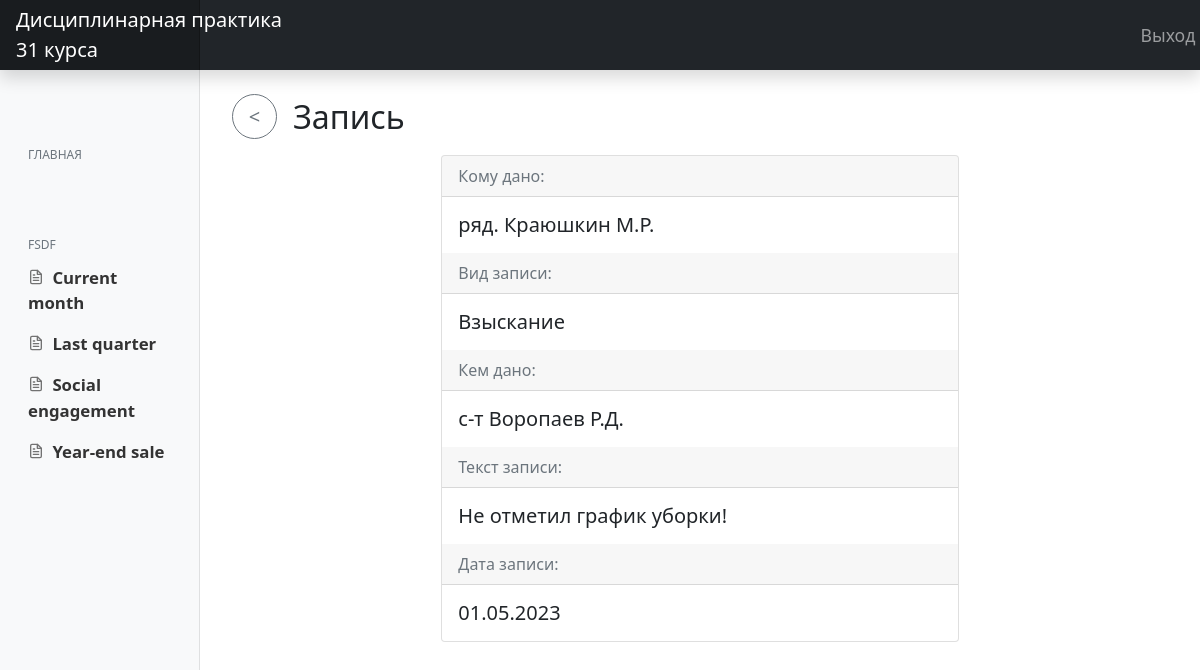
/my_notes/vzyiskanie-ne-otmetil-grafik-uborki-f158d3fa/, run on the app's committed database.
### main/models.py (models this page shows, shortened)
class Note(models.Model):
    TYPENOTE_CHOICES = (
        ('Поощрение', 'Поощрение'),
        ('Взыскание', 'Взыскание'),
        ('Снятие ранее применённого взыскания', 'Снятие ранее применённого взыскания'),
    )
    cadet = models.ForeignKey(settings.AUTH_USER_MODEL, on_delete=models.CASCADE, related_name='note_for_cadet',
                              verbose_name='Кому')
    type = models.CharField('Вид записи', choices=TYPENOTE_CHOICES, max_length=40)
    who_gave = models.ForeignKey(settings.AUTH_USER_MODEL, on_delete=models.CASCADE, related_name='note_who_gave',
                                 verbose_name='Кем дано')
    text = models.TextField('Текст записи')
    date = models.DateField('Дата')
    check_active = models.BooleanField('Активно', default=True)
    slug = models.SlugField(max_length=255, unique=True, db_index=True, blank=True)
    class Meta:
        verbose_name = 'Запись'
        verbose_name_plural = 'Записи'

class CustomUser(AbstractUser):
    LS = 1
    KO = 2
    KG = 3
    KOF = 4
    ST = 5
    NK = 6
    ROLE_CHOICES = (
        (LS, 'Курсант'),
        (KO, 'Командир отделения'),
        (KG, 'Командир группы'),
        (KOF, 'Курсовой офицер'),
        (ST, 'Старшина курса'),
        (NK, 'Начальник курса')
    )
    RANG_CHOICES = (
        ('ряд.', 'Рядовой'),
        ('мл.с-т', 'Мл.Сержант'),
        ('с-т', 'Сержант'),
        ('ст.с-т', 'Ст.Сержант'),
        ('пр-к', 'Прапорщик'),
        ('ст.пр-к', 'Ст.Прапорщик'),
        ('л-т', 'Лейтенант'),
        ('ст.л-т', 'Ст.Лейтенант'),
        ('к-н', 'Капитан'),
        ('м-р', 'Майор'),
        ('п/п-к', 'Подполковник'),
        ('п-к', 'Полковник')
    )
    PLATOON_CHOICES = (
        (1, '1 взвод'),
        (2, '2 взвод')
    )
    GROUP_CHOICES = (
        (311, '311 группа'),
        (312, '312 группа'),
        (313, '313 группа'),
        (314, '314 группа')
    )
    UNIT_CHOICES = (
        (1, '1 отделение'),
        (2, '2 отделение'),
        (3, '3 отделение')
    )
    role = models.PositiveSmallIntegerField('Должность', choices=ROLE_CHOICES, blank=True, null=True)
    first_name = models.CharField('Имя', max_length=50, blank=True, null=True)
    last_name = models.CharField('Фамилия', max_length=50, blank=True, null=True)
    surname = models.CharField('Отчество', max_length=50, blank=True, null=True)
    rang = models.CharField('Воинское звание', choices=RANG_CHOICES, max_length=50, blank=True, null=True)
    platoon = models.PositiveSmallIntegerField('Взвод', choices=PLATOON_CHOICES, blank=True, null=True)
    group = models.IntegerField('Номер группы', choices=GROUP_CHOICES, blank=True, null=True)
    unit = models.PositiveSmallIntegerField('Отделение', choices=UNIT_CHOICES, blank=True, null=True)
    def get_FIO(self):
        if self.last_name:
            return str(self.rang) + ' ' + str(self.last_name) + ' ' + str(self.first_name[0].upper()) + '.' + str(
                self.surname[0].upper()) + '.'
        else:
            return "'unknown'"

### main/views.py (the view)
# urls.py: path('my_notes/<slug:slug>/', UserNoteView.as_view(), name='user_note_detail'),
class UserNoteView(DetailView):
    model = Note
    context_object_name = 'note'
    template_name = 'main/note_detail.html'

### main/templates/main/note_detail.html (shortened to what this page needs)
{% extends 'main/layout.html' %}
{% load static %}
{% block content %}
    <h2 class="mt-4 ms-2"><a onclick="history.back();"><button class="btn btn-outline-secondary btn-circle btn-sm mb-2 me-3"><</button></a>Запись</h2>
    <div class="container">
        <div class="row justify-content-center">
            <div class="col-7">
                <div class="card">
                    <div class="card-header text-muted">
                        Кому дано:
                    </div>
                    <div class="card-body">
                        <h5 class="h5 mb-0">{{ note.cadet.get_FIO }}</h5>
                    </div>
                    <div class="card-header text-muted">
                        Вид записи:
                    </div>
                    <div class="card-body">
                        <h5 class="h5 mb-0">{{ note.type }}</h5>
                    </div>
                    <div class="card-header text-muted">
                        Кем дано:
                    </div>
                    <div class="card-body">
                        <h5 class="h5 mb-0">{{ note.who_gave.get_FIO }}</h5>
                    </div>
                    <div class="card-header text-muted">
                        Текст записи:
                    </div>
                    <div class="card-body">
                        <h5 class="h5 mb-0">{{ note.text }}</h5>
                    </div>
                    <div class="card-header text-muted">
                        Дата записи:
                    </div>
                    <div class="card-body">
                        <h5 class="h5 mb-0">{{ note.date|date:"d.m.Y" }}</h5>
                    </div>
                </div>
            </div>
        </div>
    </div>
{% endblock %}

### main/static/main/css/main.css (style rules this page uses)
body { font-size: .875rem; }
.btn-circle.btn-sm { width: 45px; height: 45px; padding: 0px 12px; border-radius: 60px; font-size: 20px; text-align: center; }

### data on the page
Note: cadet.get_FIO "ряд. Краюшкин М.Р.", type "Взыскание", who_gave.get_FIO "с-т Воропаев Р.Д.", text "Не отметил график уборки!", date "01.05.2023"
